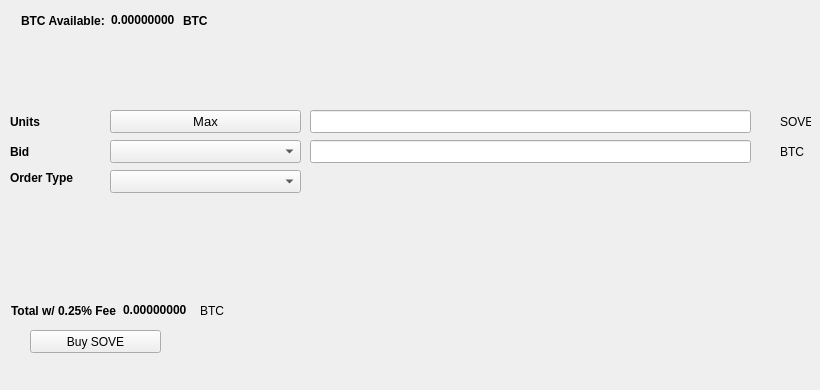
   <widget class="QWidget" name="BuyTab">
    <attribute name="title">
     <string>Buy</string>
    </attribute>
    <widget class="QPushButton" name="BuySOVE">
     <property name="geometry">
      <rect>
       <x>30</x>
       <y>330</y>
       <width>131</width>
       <height>23</height>
      </rect>
     </property>
     <property name="text">
      <string>Buy SOVE</string>
     </property>
     <property name="icon">
      <iconset resource="../soverain.qrc">
       <normaloff>:/icons/bitcoin</normaloff>:/icons/bitcoin</iconset>
     </property>
    </widget>
    <widget class="QLabel" name="label_3">
     <property name="geometry">
      <rect>
       <x>10</x>
       <y>110</y>
       <width>46</width>
       <height>23</height>
      </rect>
     </property>
     <property name="font">
      <font>
       <weight>75</weight>
       <bold>true</bold>
      </font>
     </property>
     <property name="text">
      <string>Units</string>
     </property>
    </widget>
    <widget class="QLineEdit" name="UnitsInput">
     <property name="geometry">
      <rect>
       <x>310</x>
       <y>110</y>
       <width>441</width>
       <height>23</height>
      </rect>
     </property>
     <property name="font">
      <font>
       <pointsize>9</pointsize>
       <weight>75</weight>
       <bold>true</bold>
      </font>
     </property>
    </widget>
    <widget class="QLineEdit" name="BuyBidPriceEdit">
     <property name="geometry">
      <rect>
       <x>310</x>
       <y>140</y>
       <width>441</width>
       <height>23</height>
      </rect>
     </property>
     <property name="font">
      <font>
       <pointsize>9</pointsize>
       <weight>75</weight>
       <bold>true</bold>
      </font>
     </property>
    </widget>
    <widget class="QLabel" name="label_4">
     <property name="geometry">
      <rect>
       <x>780</x>
       <y>110</y>
       <width>31</width>
       <height>23</height>
      </rect>
     </property>
     <property name="text">
      <string>SOVE</string>
     </property>
    </widget>
    <widget class="QLabel" name="label_5">
     <property name="geometry">
      <rect>
       <x>780</x>
       <y>140</y>
       <width>31</width>
       <height>23</height>
      </rect>
     </property>
     <property name="text">
      <string>BTC</string>
     </property>
    </widget>
    <widget class="QLabel" name="label_6">
     <property name="geometry">
      <rect>
       <x>10</x>
       <y>140</y>
       <width>46</width>
       <height>23</height>
      </rect>
     </property>
     <property name="font">
      <font>
       <weight>75</weight>
       <bold>true</bold>
      </font>
     </property>
     <property name="text">
      <string>Bid</string>
     </property>
    </widget>
    <widget class="QLabel" name="label_7">
     <property name="geometry">
      <rect>
       <x>10</x>
       <y>170</y>
       <width>91</width>
       <height>16</height>
      </rect>
     </property>
     <property name="font">
      <font>
       <weight>75</weight>
       <bold>true</bold>
      </font>
     </property>
     <property name="text">
      <string>Order Type</string>
     </property>
    </widget>
    <widget class="QPushButton" name="Buy_Max_Amount">
     <property name="geometry">
      <rect>
       <x>110</x>
       <y>110</y>
       <width>191</width>
       <height>23</height>
      </rect>
     </property>
     <property name="font">
      <font>
       <pointsize>10</pointsize>
      </font>
     </property>
     <property name="text">
      <string>Max</string>
     </property>
    </widget>
    <widget class="QComboBox" name="BuyBidcomboBox">
     <property name="geometry">
      <rect>
       <x>110</x>
       <y>140</y>
       <width>191</width>
       <height>23</height>
      </rect>
     </property>
     <property name="font">
      <font>
       <pointsize>10</pointsize>
      </font>
     </property>
    </widget>
    <widget class="QComboBox" name="buyOrdertypeCombo">
     <property name="geometry">
      <rect>
       <x>110</x>
       <y>170</y>
       <width>191</width>
       <height>23</height>
      </rect>
     </property>
     <property name="font">
      <font>
       <pointsize>10</pointsize>
      </font>
     </property>
    </widget>
    <widget class="QWidget" name="layoutWidget1">
     <property name="geometry">
      <rect>
       <x>21</x>
       <y>11</y>
       <width>227</width>
       <height>19</height>
      </rect>
     </property>
     <layout class="QHBoxLayout" name="horizontalLayout_3">
      <item>
       <widget class="QLabel" name="label232">
        <property name="font">
         <font>
          <weight>75</weight>
          <bold>true</bold>
         </font>
        </property>
        <property name="text">
         <string>BTC Available:</string>
        </property>
       </widget>
      </item>
      <item>
       <widget class="QLabel" name="BtcAvailableLbl">
        <property name="palette">
         <palette>
          <active>
           <colorrole role="WindowText">
            <brush brushstyle="SolidPattern">
             <color alpha="255">
              <red>0</red>
              <green>0</green>
              <blue>0</blue>
             </color>
            </brush>
           </colorrole>
           <colorrole role="Button">
            <brush brushstyle="SolidPattern">
             <color alpha="255">
              <red>0</red>
              <green>170</green>
              <blue>0</blue>
             </color>
            </brush>
           </colorrole>
           <colorrole role="Light">
            <brush brushstyle="SolidPattern">
             <color alpha="255">
              <red>0</red>
              <green>255</green>
              <blue>0</blue>
             </color>
            </brush>
           </colorrole>
           <colorrole role="Midlight">
            <brush brushstyle="SolidPattern">
             <color alpha="255">
              <red>0</red>
              <green>212</green>
              <blue>0</blue>
             </color>
            </brush>
           </colorrole>
           <colorrole role="Dark">
            <brush brushstyle="SolidPattern">
             <color alpha="255">
              <red>0</red>
              <green>85</green>
              <blue>0</blue>
             </color>
            </brush>
           </colorrole>
           <colorrole role="Mid">
            <brush brushstyle="SolidPattern">
             <color alpha="255">
              <red>0</red>
              <green>113</green>
              <blue>0</blue>
             </color>
            </brush>
           </colorrole>
           <colorrole role="Text">
            <brush brushstyle="SolidPattern">
             <color alpha="255">
              <red>0</red>
              <green>170</green>
              <blue>0</blue>
             </color>
            </brush>
           </colorrole>
           <colorrole role="BrightText">
            <brush brushstyle="SolidPattern">
             <color alpha="255">
              <red>255</red>
              <green>255</green>
              <blue>255</blue>
             </color>
            </brush>
           </colorrole>
           <colorrole role="ButtonText">
            <brush brushstyle="SolidPattern">
             <color alpha="255">
              <red>0</red>
              <green>0</green>
              <blue>0</blue>
             </color>
            </brush>
           </colorrole>
           <colorrole role="Base">
            <brush brushstyle="SolidPattern">
             <color alpha="255">
              <red>255</red>
              <green>255</green>
              <blue>255</blue>
             </color>
            </brush>
           </colorrole>
           <colorrole role="Window">
            <brush brushstyle="SolidPattern">
             <color alpha="255">
              <red>0</red>
              <green>170</green>
              <blue>0</blue>
             </color>
            </brush>
           </colorrole>
           <colorrole role="Shadow">
            <brush brushstyle="SolidPattern">
             <color alpha="255">
              <red>0</red>
              <green>0</green>
              <blue>0</blue>
             </color>
            </brush>
           </colorrole>
           <colorrole role="AlternateBase">
            <brush brushstyle="SolidPattern">
             <color alpha="255">
              <red>127</red>
              <green>212</green>
              <blue>127</blue>
             </color>
            </brush>
           </colorrole>
           <colorrole role="ToolTipBase">
            <brush brushstyle="SolidPattern">
             <color alpha="255">
              <red>255</red>
              <green>255</green>
              <blue>220</blue>
             </color>
            </brush>
           </colorrole>
           <colorrole role="ToolTipText">
            <brush brushstyle="SolidPattern">
             <color alpha="255">
              <red>0</red>
              <green>0</green>
              <blue>0</blue>
             </color>
            </brush>
           </colorrole>
          </active>
          <inactive>
           <colorrole role="WindowText">
            <brush brushstyle="SolidPattern">
             <color alpha="255">
              <red>0</red>
              <green>0</green>
              <blue>0</blue>
             </color>
            </brush>
           </colorrole>
           <colorrole role="Button">
            <brush brushstyle="SolidPattern">
             <color alpha="255">
              <red>0</red>
              <green>170</green>
              <blue>0</blue>
             </color>
            </brush>
           </colorrole>
           <colorrole role="Light">
            <brush brushstyle="SolidPattern">
             <color alpha="255">
              <red>0</red>
              <green>255</green>
              <blue>0</blue>
             </color>
            </brush>
           </colorrole>
           <colorrole role="Midlight">
            <brush brushstyle="SolidPattern">
             <color alpha="255">
              <red>0</red>
              <green>212</green>
              <blue>0</blue>
             </color>
            </brush>
           </colorrole>
           <colorrole role="Dark">
            <brush brushstyle="SolidPattern">
             <color alpha="255">
              <red>0</red>
              <green>85</green>
              <blue>0</blue>
             </color>
            </brush>
           </colorrole>
           <colorrole role="Mid">
            <brush brushstyle="SolidPattern">
             <color alpha="255">
              <red>0</red>
              <green>113</green>
              <blue>0</blue>
             </color>
            </brush>
           </colorrole>
           <colorrole role="Text">
            <brush brushstyle="SolidPattern">
             <color alpha="255">
              <red>0</red>
              <green>170</green>
              <blue>0</blue>
             </color>
            </brush>
           </colorrole>
           <colorrole role="BrightText">
            <brush brushstyle="SolidPattern">
             <color alpha="255">
              <red>255</red>
              <green>255</green>
              <blue>255</blue>
             </color>
            </brush>
           </colorrole>
           <colorrole role="ButtonText">
            <brush brushstyle="SolidPattern">
             <color alpha="255">
              <red>0</red>
              <green>0</green>
              <blue>0</blue>
             </color>
            </brush>
           </colorrole>
           <colorrole role="Base">
            <brush brushstyle="SolidPattern">
             <color alpha="255">
              <red>255</red>
              <green>255</green>
              <blue>255</blue>
             </color>
            </brush>
           </colorrole>
           <colorrole role="Window">
            <brush brushstyle="SolidPattern">
             <color alpha="255">
              <red>0</red>
              <green>170</green>
              <blue>0</blue>
             </color>
            </brush>
           </colorrole>
           <colorrole role="Shadow">
            <brush brushstyle="SolidPattern">
             <color alpha="255">
              <red>0</red>
              <green>0</green>
              <blue>0</blue>
             </color>
            </brush>
           </colorrole>
           <colorrole role="AlternateBase">
            <brush brushstyle="SolidPattern">
             <color alpha="255">
              <red>127</red>
              <green>212</green>
              <blue>127</blue>
             </color>
            </brush>
           </colorrole>
           <colorrole role="ToolTipBase">
            <brush brushstyle="SolidPattern">
             <color alpha="255">
              <red>255</red>
              <green>255</green>
              <blue>220</blue>
             </color>
            </brush>
           </colorrole>
           <colorrole role="ToolTipText">
            <brush brushstyle="SolidPattern">
             <color alpha="255">
              <red>0</red>
              <green>0</green>
              <blue>0</blue>
             </color>
            </brush>
           </colorrole>
          </inactive>
          <disabled>
           <colorrole role="WindowText">
            <brush brushstyle="SolidPattern">
             <color alpha="255">
              <red>0</red>
              <green>85</green>
              <blue>0</blue>
             </color>
            </brush>
           </colorrole>
           <colorrole role="Button">
            <brush brushstyle="SolidPattern">
             <color alpha="255">
              <red>0</red>
              <green>170</green>
              <blue>0</blue>
             </color>
            </brush>
           </colorrole>
           <colorrole role="Light">
            <brush brushstyle="SolidPattern">
             <color alpha="255">
              <red>0</red>
              <green>255</green>
              <blue>0</blue>
             </color>
            </brush>
           </colorrole>
           <colorrole role="Midlight">
            <brush brushstyle="SolidPattern">
             <color alpha="255">
              <red>0</red>
              <green>212</green>
              <blue>0</blue>
             </color>
            </brush>
           </colorrole>
           <colorrole role="Dark">
            <brush brushstyle="SolidPattern">
             <color alpha="255">
              <red>0</red>
              <green>85</green>
              <blue>0</blue>
             </color>
            </brush>
           </colorrole>
           <colorrole role="Mid">
            <brush brushstyle="SolidPattern">
             <color alpha="255">
              <red>0</red>
              <green>113</green>
              <blue>0</blue>
             </color>
            </brush>
           </colorrole>
           <colorrole role="Text">
            <brush brushstyle="SolidPattern">
             <color alpha="255">
              <red>0</red>
              <green>85</green>
              <blue>0</blue>
             </color>
            </brush>
           </colorrole>
           <colorrole role="BrightText">
            <brush brushstyle="SolidPattern">
             <color alpha="255">
              <red>255</red>
              <green>255</green>
              <blue>255</blue>
             </color>
            </brush>
           </colorrole>
           <colorrole role="ButtonText">
            <brush brushstyle="SolidPattern">
             <color alpha="255">
              <red>0</red>
              <green>85</green>
              <blue>0</blue>
             </color>
            </brush>
           </colorrole>
           <colorrole role="Base">
            <brush brushstyle="SolidPattern">
             <color alpha="255">
              <red>0</red>
              <green>170</green>
              <blue>0</blue>
             </color>
            </brush>
           </colorrole>
           <colorrole role="Window">
            <brush brushstyle="SolidPattern">
             <color alpha="255">
              <red>0</red>
              <green>170</green>
              <blue>0</blue>
             </color>
            </brush>
           </colorrole>
           <colorrole role="Shadow">
            <brush brushstyle="SolidPattern">
             <color alpha="255">
              <red>0</red>
              <green>0</green>
              <blue>0</blue>
             </color>
            </brush>
           </colorrole>
           <colorrole role="AlternateBase">
            <brush brushstyle="SolidPattern">
             <color alpha="255">
              <red>0</red>
              <green>170</green>
              <blue>0</blue>
             </color>
            </brush>
           </colorrole>
           <colorrole role="ToolTipBase">
            <brush brushstyle="SolidPattern">
             <color alpha="255">
              <red>255</red>
              <green>255</green>
              <blue>220</blue>
             </color>
            </brush>
           </colorrole>
           <colorrole role="ToolTipText">
            <brush brushstyle="SolidPattern">
             <color alpha="255">
              <red>0</red>
              <green>0</green>
              <blue>0</blue>
             </color>
            </brush>
           </colorrole>
          </disabled>
         </palette>
        </property>
        <property name="font">
         <font>
          <weight>75</weight>
          <bold>true</bold>
         </font>
        </property>
        <property name="text">
         <string>0.00000000</string>
        </property>
        <property name="textInteractionFlags">
         <set>Qt::LinksAccessibleByMouse|Qt::TextSelectableByKeyboard|Qt::TextSelectableByMouse</set>
        </property>
       </widget>
      </item>
      <item>
       <widget class="QLabel" name="BtcAvailableLbl_2">
        <property name="font">
         <font>
          <weight>75</weight>
          <bold>true</bold>
         </font>
        </property>
        <property name="text">
         <string>BTC</string>
        </property>
       </widget>
      </item>
     </layout>
    </widget>
    <widget class="QWidget" name="layoutWidge2">
     <property name="geometry">
      <rect>
       <x>11</x>
       <y>301</y>
       <width>259</width>
       <height>19</height>
      </rect>
     </property>
     <layout class="QHBoxLayout" name="horizontalLayout_4">
      <item>
       <widget class="QLabel" name="label_9">
        <property name="font">
         <font>
          <weight>75</weight>
          <bold>true</bold>
         </font>
        </property>
        <property name="text">
         <string>Total w/ 0.25% Fee</string>
        </property>
       </widget>
      </item>
      <item>
       <widget class="QLabel" name="BuyCostLabel">
        <property name="palette">
         <palette>
          <active>
           <colorrole role="WindowText">
            <brush brushstyle="SolidPattern">
             <color alpha="255">
              <red>0</red>
              <green>0</green>
              <blue>0</blue>
             </color>
            </brush>
           </colorrole>
           <colorrole role="Button">
            <brush brushstyle="SolidPattern">
             <color alpha="255">
              <red>0</red>
              <green>170</green>
              <blue>0</blue>
             </color>
            </brush>
           </colorrole>
           <colorrole role="Light">
            <brush brushstyle="SolidPattern">
             <color alpha="255">
              <red>0</red>
              <green>255</green>
              <blue>0</blue>
             </color>
            </brush>
           </colorrole>
           <colorrole role="Midlight">
            <brush brushstyle="SolidPattern">
             <color alpha="255">
              <red>0</red>
              <green>212</green>
              <blue>0</blue>
             </color>
            </brush>
           </colorrole>
           <colorrole role="Dark">
            <brush brushstyle="SolidPattern">
             <color alpha="255">
              <red>0</red>
              <green>85</green>
              <blue>0</blue>
             </color>
            </brush>
           </colorrole>
           <colorrole role="Mid">
            <brush brushstyle="SolidPattern">
             <color alpha="255">
              <red>0</red>
              <green>113</green>
              <blue>0</blue>
             </color>
            </brush>
           </colorrole>
           <colorrole role="Text">
            <brush brushstyle="SolidPattern">
             <color alpha="255">
              <red>0</red>
              <green>170</green>
              <blue>0</blue>
             </color>
            </brush>
           </colorrole>
           <colorrole role="BrightText">
            <brush brushstyle="SolidPattern">
             <color alpha="255">
              <red>255</red>
              <green>255</green>
              <blue>255</blue>
             </color>
            </brush>
           </colorrole>
           <colorrole role="ButtonText">
            <brush brushstyle="SolidPattern">
             <color alpha="255">
              <red>0</red>
              <green>0</green>
              <blue>0</blue>
             </color>
            </brush>
           </colorrole>
           <colorrole role="Base">
            <brush brushstyle="SolidPattern">
             <color alpha="255">
              <red>255</red>
              <green>255</green>
              <blue>255</blue>
             </color>
            </brush>
           </colorrole>
           <colorrole role="Window">
            <brush brushstyle="SolidPattern">
             <color alpha="255">
              <red>0</red>
              <green>170</green>
              <blue>0</blue>
             </color>
            </brush>
           </colorrole>
           <colorrole role="Shadow">
            <brush brushstyle="SolidPattern">
             <color alpha="255">
              <red>0</red>
              <green>0</green>
              <blue>0</blue>
             </color>
            </brush>
           </colorrole>
           <colorrole role="AlternateBase">
            <brush brushstyle="SolidPattern">
             <color alpha="255">
              <red>127</red>
              <green>212</green>
              <blue>127</blue>
             </color>
            </brush>
           </colorrole>
           <colorrole role="ToolTipBase">
            <brush brushstyle="SolidPattern">
             <color alpha="255">
              <red>255</red>
              <green>255</green>
              <blue>220</blue>
             </color>
            </brush>
           </colorrole>
           <colorrole role="ToolTipText">
            <brush brushstyle="SolidPattern">
             <color alpha="255">
              <red>0</red>
              <green>0</green>
              <blue>0</blue>
             </color>
            </brush>
           </colorrole>
          </active>
          <inactive>
           <colorrole role="WindowText">
            <brush brushstyle="SolidPattern">
             <color alpha="255">
              <red>0</red>
              <green>0</green>
              <blue>0</blue>
             </color>
            </brush>
           </colorrole>
           <colorrole role="Button">
            <brush brushstyle="SolidPattern">
             <color alpha="255">
              <red>0</red>
              <green>170</green>
              <blue>0</blue>
             </color>
            </brush>
           </colorrole>
           <colorrole role="Light">
            <brush brushstyle="SolidPattern">
             <color alpha="255">
              <red>0</red>
              <green>255</green>
              <blue>0</blue>
             </color>
            </brush>
           </colorrole>
           <colorrole role="Midlight">
            <brush brushstyle="SolidPattern">
             <color alpha="255">
              <red>0</red>
              <green>212</green>
              <blue>0</blue>
             </color>
            </brush>
           </colorrole>
           <colorrole role="Dark">
            <brush brushstyle="SolidPattern">
             <color alpha="255">
              <red>0</red>
              <green>85</green>
              <blue>0</blue>
             </color>
            </brush>
           </colorrole>
           <colorrole role="Mid">
            <brush brushstyle="SolidPattern">
             <color alpha="255">
              <red>0</red>
              <green>113</green>
              <blue>0</blue>
             </color>
            </brush>
           </colorrole>
           <colorrole role="Text">
            <brush brushstyle="SolidPattern">
             <color alpha="255">
              <red>0</red>
              <green>170</green>
              <blue>0</blue>
             </color>
            </brush>
           </colorrole>
           <colorrole role="BrightText">
            <brush brushstyle="SolidPattern">
             <color alpha="255">
              <red>255</red>
              <green>255</green>
              <blue>255</blue>
             </color>
            </brush>
           </colorrole>
           <colorrole role="ButtonText">
            <brush brushstyle="SolidPattern">
             <color alpha="255">
              <red>0</red>
              <green>0</green>
              <blue>0</blue>
             </color>
            </brush>
           </colorrole>
           <colorrole role="Base">
            <brush brushstyle="SolidPattern">
             <color alpha="255">
              <red>255</red>
              <green>255</green>
              <blue>255</blue>
             </color>
            </brush>
           </colorrole>
           <colorrole role="Window">
            <brush brushstyle="SolidPattern">
             <color alpha="255">
              <red>0</red>
              <green>170</green>
              <blue>0</blue>
             </color>
            </brush>
           </colorrole>
           <colorrole role="Shadow">
            <brush brushstyle="SolidPattern">
             <color alpha="255">
              <red>0</red>
              <green>0</green>
              <blue>0</blue>
             </color>
            </brush>
           </colorrole>
           <colorrole role="AlternateBase">
            <brush brushstyle="SolidPattern">
             <color alpha="255">
              <red>127</red>
              <green>212</green>
              <blue>127</blue>
             </color>
            </brush>
           </colorrole>
           <colorrole role="ToolTipBase">
            <brush brushstyle="SolidPattern">
             <color alpha="255">
              <red>255</red>
              <green>255</green>
              <blue>220</blue>
             </color>
            </brush>
           </colorrole>
           <colorrole role="ToolTipText">
            <brush brushstyle="SolidPattern">
             <color alpha="255">
              <red>0</red>
              <green>0</green>
              <blue>0</blue>
             </color>
            </brush>
           </colorrole>
          </inactive>
          <disabled>
           <colorrole role="WindowText">
            <brush brushstyle="SolidPattern">
             <color alpha="255">
              <red>0</red>
              <green>85</green>
              <blue>0</blue>
             </color>
            </brush>
           </colorrole>
           <colorrole role="Button">
            <brush brushstyle="SolidPattern">
             <color alpha="255">
              <red>0</red>
              <green>170</green>
              <blue>0</blue>
             </color>
            </brush>
           </colorrole>
           <colorrole role="Light">
            <brush brushstyle="SolidPattern">
             <color alpha="255">
              <red>0</red>
              <green>255</green>
              <blue>0</blue>
             </color>
            </brush>
           </colorrole>
           <colorrole role="Midlight">
            <brush brushstyle="SolidPattern">
             <color alpha="255">
              <red>0</red>
              <green>212</green>
              <blue>0</blue>
             </color>
            </brush>
           </colorrole>
           <colorrole role="Dark">
            <brush brushstyle="SolidPattern">
             <color alpha="255">
              <red>0</red>
              <green>85</green>
              <blue>0</blue>
             </color>
            </brush>
           </colorrole>
           <colorrole role="Mid">
            <brush brushstyle="SolidPattern">
             <color alpha="255">
              <red>0</red>
              <green>113</green>
              <blue>0</blue>
             </color>
            </brush>
           </colorrole>
           <colorrole role="Text">
            <brush brushstyle="SolidPattern">
             <color alpha="255">
              <red>0</red>
              <green>85</green>
              <blue>0</blue>
             </color>
            </brush>
           </colorrole>
           <colorrole role="BrightText">
            <brush brushstyle="SolidPattern">
             <color alpha="255">
              <red>255</red>
              <green>255</green>
              <blue>255</blue>
             </color>
            </brush>
           </colorrole>
           <colorrole role="ButtonText">
            <brush brushstyle="SolidPattern">
             <color alpha="255">
              <red>0</red>
              <green>85</green>
              <blue>0</blue>
             </color>
            </brush>
           </colorrole>
           <colorrole role="Base">
            <brush brushstyle="SolidPattern">
             <color alpha="255">
              <red>0</red>
              <green>170</green>
              <blue>0</blue>
             </color>
            </brush>
           </colorrole>
           <colorrole role="Window">
            <brush brushstyle="SolidPattern">
             <color alpha="255">
              <red>0</red>
              <green>170</green>
              <blue>0</blue>
             </color>
            </brush>
           </colorrole>
           <colorrole role="Shadow">
            <brush brushstyle="SolidPattern">
             <color alpha="255">
              <red>0</red>
              <green>0</green>
              <blue>0</blue>
             </color>
            </brush>
           </colorrole>
           <colorrole role="AlternateBase">
            <brush brushstyle="SolidPattern">
             <color alpha="255">
              <red>0</red>
              <green>170</green>
              <blue>0</blue>
             </color>
            </brush>
           </colorrole>
           <colorrole role="ToolTipBase">
            <brush brushstyle="SolidPattern">
             <color alpha="255">
              <red>255</red>
              <green>255</green>
              <blue>220</blue>
             </color>
            </brush>
           </colorrole>
           <colorrole role="ToolTipText">
            <brush brushstyle="SolidPattern">
             <color alpha="255">
              <red>0</red>
              <green>0</green>
              <blue>0</blue>
             </color>
            </brush>
           </colorrole>
          </disabled>
         </palette>
        </property>
        <property name="font">
         <font>
          <weight>75</weight>
          <bold>true</bold>
         </font>
        </property>
        <property name="autoFillBackground">
         <bool>false</bool>
        </property>
        <property name="text">
         <string>0.00000000</string>
        </property>
        <property name="textInteractionFlags">
         <set>Qt::LinksAccessibleByMouse|Qt::TextSelectableByMouse</set>
        </property>
       </widget>
      </item>
      <item>
       <widget class="QLabel" name="label_10">
        <property name="font">
         <font>
          <weight>50</weight>
          <bold>false</bold>
         </font>
        </property>
        <property name="text">
         <string>BTC</string>
        </property>
       </widget>
      </item>
     </layout>
    </widget>
    <widget class="QLabel" name="label_24">
     <property name="geometry">
      <rect>
       <x>460</x>
       <y>300</y>
       <width>281</width>
       <height>81</height>
      </rect>
     </property>
     <property name="text">
      <string/>
     </property>
     <property name="pixmap">
      <pixmap>:/images/bittrex</pixmap>
     </property>
    </widget>
   </widget>
